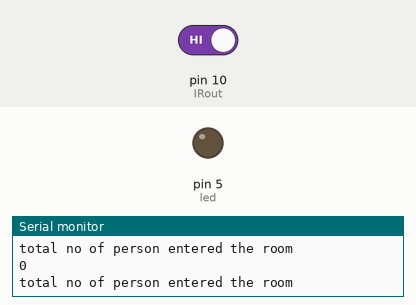
The sketch below on a simulated Arduino Uno, built with avr-gcc and run on an emulated ATmega328P. On the bench: output pins drawn as LEDs (lit = HIGH), the last lines printed to the serial monitor. The inputs (shaded band) are chosen by the test bench; at power-on: pin 10 (IRout) HIGH.

Above: at 1.2 s.
1.3 s: pin 10 (IRout) driven LOW
At 1.9 s:
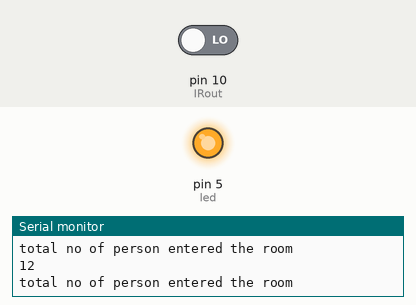
2.8 s: pin 10 (IRout) driven HIGH
At 4.0 s:
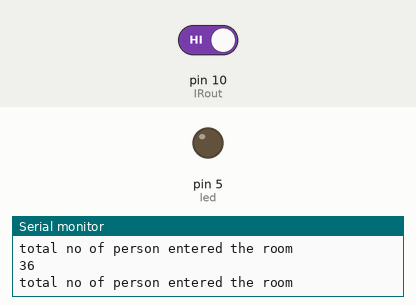
Timing chart, 0 to 5.8 s (numbered marks = the images above; inputs shaded):
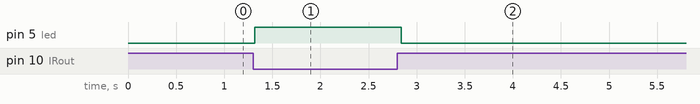

Measured:
- after the input at 1.3 s, pin 5 (led): LOW → HIGH at once
- after the input at 2.8 s, pin 5 (led): HIGH → LOW at once

The sketch:

2nd_IR.ino
```cpp
#define IRout 10
#define led 5
int counter=0;
void setup()
{
pinMode(led,OUTPUT);
pinMode(IRout,INPUT);
Serial.begin(9600);
}
void loop()
{
if (digitalRead(IRout)== LOW)
{
 digitalWrite(led,HIGH);
 counter ++;
 delay(10);
}
 else

{
digitalWrite(led,LOW); delay(10); }
Serial.println("total no of person entered the room");
Serial.println(counter);
}
//CONNECTIONS
//ard uno d10 to out irsensor
//ard gnd to gnd ir sensor
//ard 5v pin vcc irsensor
//ard d5 to buzzer red wire
// gnd to buzzer black wire
```
